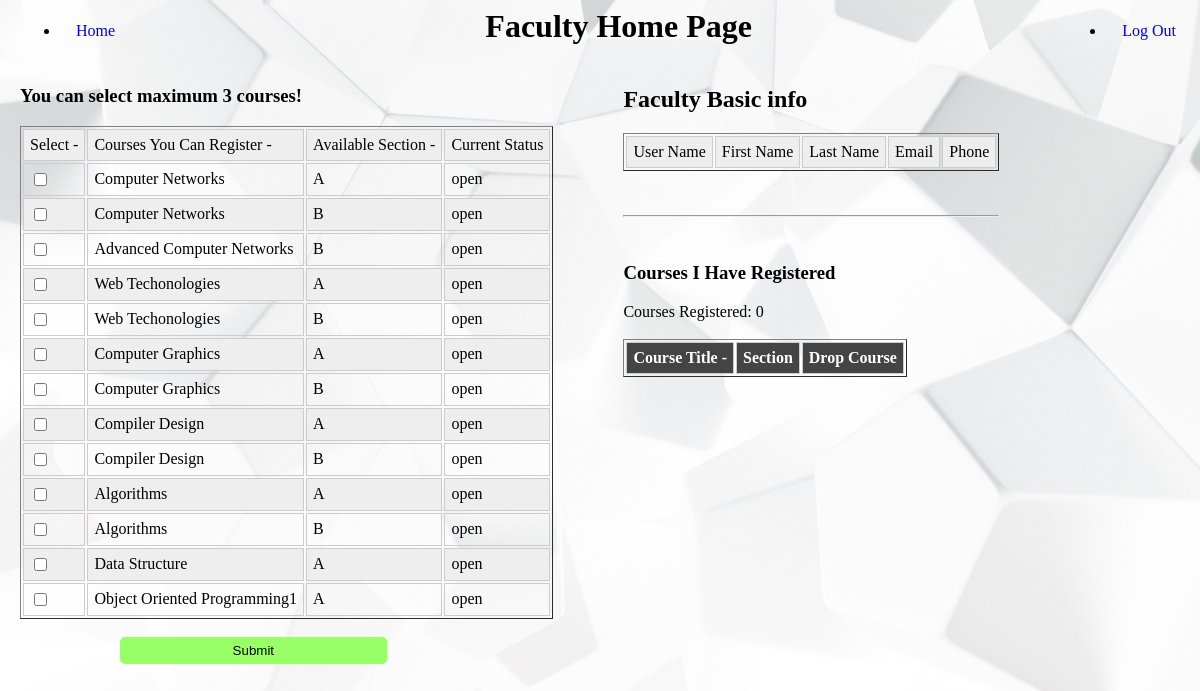
The app's page /home.php with its own data.
### tables this page shows
CREATE TABLE `courses` (
  `c_id` int(255) NOT NULL,
  `c_name` varchar(255) NOT NULL,
  `section` varchar(255) NOT NULL,
  `status` varchar(255) NOT NULL
);

### home.php (the view, shortened to what this page needs)
<?php
$fac_name = $_SESSION['user'];
?>
<html>
	<head>
	<link rel="stylesheet" href="css/main.css">
</head>
<body>
<ul>
  <li><a href="#home">Home</a></li>
  <li style="float:right"><a class="active" href="logout.php">Log Out</a></li>
</ul>
    <h1><center>Faculty Home Page<center></h1>
<div id="wrapper">
<div id="leftcolumn">
<?php
	$stid = " SELECT * FROM faculty_courses where user_name ='$fac_name' ";
	$result = @mysql_query($stid) or die("Could not process". mysql_error() );
	$count = mysql_num_rows($result);
	if($count==0)
		{
			echo '<h3>You can select maximum 3 courses!</h3>';
			$query = "SELECT * FROM courses where status='open'";
		    $run = mysql_query($query);
            echo '<table border="1">
            <tr>
			<td>Select -</td>
            <td>Courses You Can Register -</td>
			<td>Available Section -</td>
			<td>Current Status</td>
            </tr>';
			while ($row = mysql_fetch_assoc($run))
			{
				echo '<form action="" method="POST">
				<tr>
				<td><input class="single-checkbox" type="checkbox" name="checkbox[ '. $row["c_id"].'  ]" /></td>
				<td>'. $row["c_name"].'</td>
				<td>'. $row["section"].'</td>
				<td>'. $row["status"].'</td>
				</tr>';
			}
			echo '</table>';
			echo '<br><input type="submit" name="submit">';
	    }
	elseif($count>=3)
		{
			echo "Your Registration Is Already Completed";
	    }
?>
</div>
<div id="rightcolumn">
<h2>Faculty Basic info</h2>
	<?php
        echo '<table border="1">
            <tr>
            <td>User Name </td>
            <td>First Name</td>
            <td>Last Name </td>
            <td>Email </td>
            <td>Phone</td>
            </tr>';
     echo '</table>';
	 ?>
<br><br>
<hr>
<?php
		echo '<br>';
		echo '<h3>Courses I Have Registered</h3>';
		echo "Courses Registered: ";
		echo $count;
		echo "<br><br>";
        echo '<table border="1">
        <tr>
		<th>Course Title -</th>
        <th>Section</th>
		<th>Drop Course</th>
        </tr>';
		echo '</table>';
?>
</div>
</div>
	 </body>
</html>

### CSS/main.css (style rules this page uses)
body { background-image: url(images/background.jpg); background-repeat: no-repeat; background-size: cover; margin-left: 20; }
#leftcolumn, #rightcolumn { float: left; }
#rightcolumn { margin-left: 70px; }
li { float: left; }
li a { display: block; text-align: center; padding: 14px 16px; text-decoration: none; }
tr:nth-of-type(odd) { background: #eee; }
th { background: #444; color: white; font-weight: bold; }
td, th { padding: 6px; border: 1px solid #ccc; text-align: left; }
input[type=submit] { padding:5px 15px; background: #99ff66; border:0 none; cursor:pointer; -webkit-border-radius: 5px; border-radius: 5px; width: 20em; height: 2em; margin-left: 100px; }

### records on screen
courses: c_name "Computer Networks", section "A", status "open"
courses: c_name "Computer Networks", section "B", status "open"
courses: c_name "Advanced Computer Networks", section "B", status "open"
courses: c_name "Web Techonologies", section "A", status "open"
courses: c_name "Web Techonologies", section "B", status "open"
courses: c_name "Computer Graphics", section "A", status "open"
courses: c_name "Computer Graphics", section "B", status "open"
courses: c_name "Compiler Design", section "A", status "open"
courses: c_name "Compiler Design", section "B", status "open"
courses: c_name "Algorithms", section "A", status "open"
courses: c_name "Algorithms", section "B", status "open"
courses: c_name "Data Structure", section "A", status "open"
courses: c_name "Object Oriented Programming1", section "A", status "open"

### other values on screen
$count "0"
